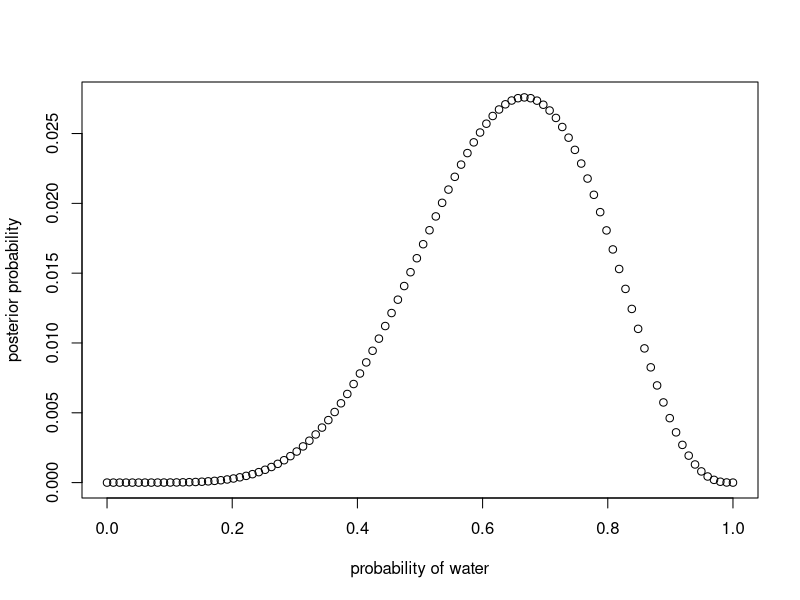
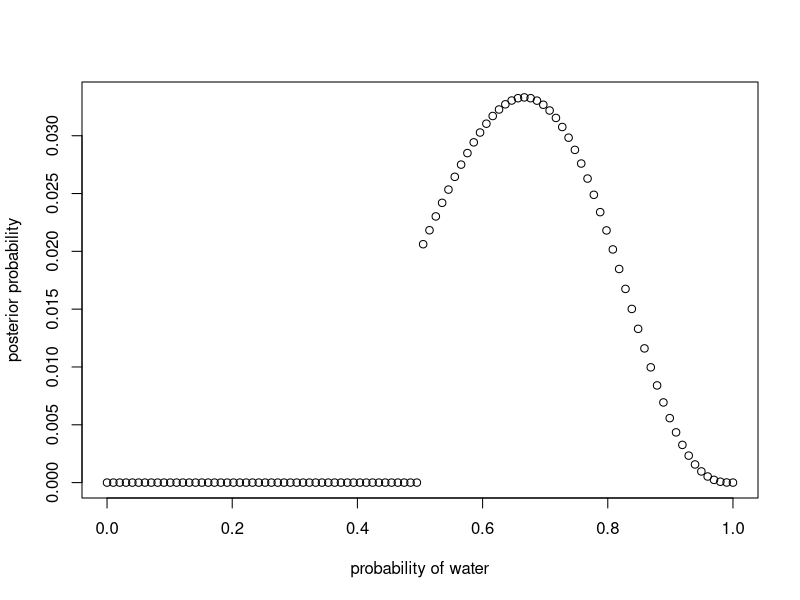
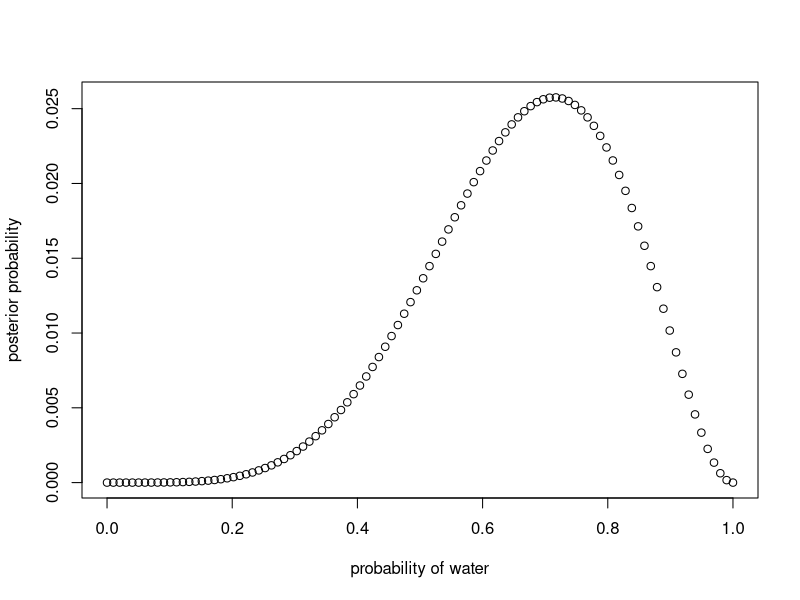

Write R code to recreate these figures, in order. (Note: this script raises an error after producing the figures.)
## ---- chunk 1
dbinom(6, size = 9, prob = 0.5)
## ---- chunk 2
N <- 1e2

p_grid <- seq(from=0, to = 1, length.out = N)

prior <- rep(1,N)

likelihood <- dbinom(x=6, size=9, prob=p_grid)

unstd.posterior <- likelihood * prior

posterior <- unstd.posterior / sum(unstd.posterior)

plot(p_grid, posterior, xlab="probability of water", ylab = "posterior probability")
## ---- chunk 3
N <- 1e2

p_grid <- seq(from=0, to = 1, length.out = N)

prior <- ifelse(p_grid < 0.5, 0, 1)

likelihood <- dbinom(x=6, size=9, prob=p_grid)

unstd.posterior <- likelihood * prior

posterior <- unstd.posterior / sum(unstd.posterior)

plot(p_grid, posterior, xlab="probability of water", ylab = "posterior probability")
## ---- chunk 4
N <- 1e2

p_grid <- seq(from=0, to = 1, length.out = N)

prior <- rep(1,N)

likelihood <- dbinom(x=5, size=7, prob=p_grid)

unstd.posterior <- likelihood * prior

posterior <- unstd.posterior / sum(unstd.posterior)

plot(p_grid, posterior, xlab="probability of water", ylab = "posterior probability")
## ---- chunk 5
globe.qa <- quap(
  flist = alist(
    W ~ dbinom(W+L,p), #likelihood function
    p ~ dunif(0,1) #unif prior
  ),
  data = list(W=20, L=10) # observations
  )

precis(globe.qa)
## ---- chunk 6
W <- 20
L <- 10

curve(dbeta(x,W+1, L+1),from=0,to=1)
curve(dnorm(x,0.67,0.09),lty=2,add=TRUE)
## ---- chunk 7
p_grid <- seq(from=0,to=1, length.out=1e3)
prob_p <- rep(1,1000)
prob_data <- dbinom(6,size=9,prob=p_grid)
posterior <- prob_data * prob_p
posterior <- posterior/sum(posterior)
## ---- chunk 8
samples <- sample(p_grid, prob=posterior,size=1e4, replace=TRUE)

plot(samples)
dens(samples)
## ---- chunk 9
p_grid <- seq( from=0 , to=1 , length.out=1000 )
prior <- rep( 1 , 1000 )
likelihood <- dbinom( 3 , size=3 , prob=p_grid )
posterior <- likelihood * prior
posterior <- posterior / sum(posterior)
set.seed(100)
samples <- sample( p_grid , prob=posterior , size=1e4 , replace=TRUE )

p_samples <- rbinom(1e4, size=15, samples)

#prob of observing 8 in 15
p8in15 <- sum(p_samples==8)/1e4

#prob of 6 in 9
p2_samples <- rbinom(1e4, size = 9, samples)
p6in9 <- sum(p_samples==6)/1e4

